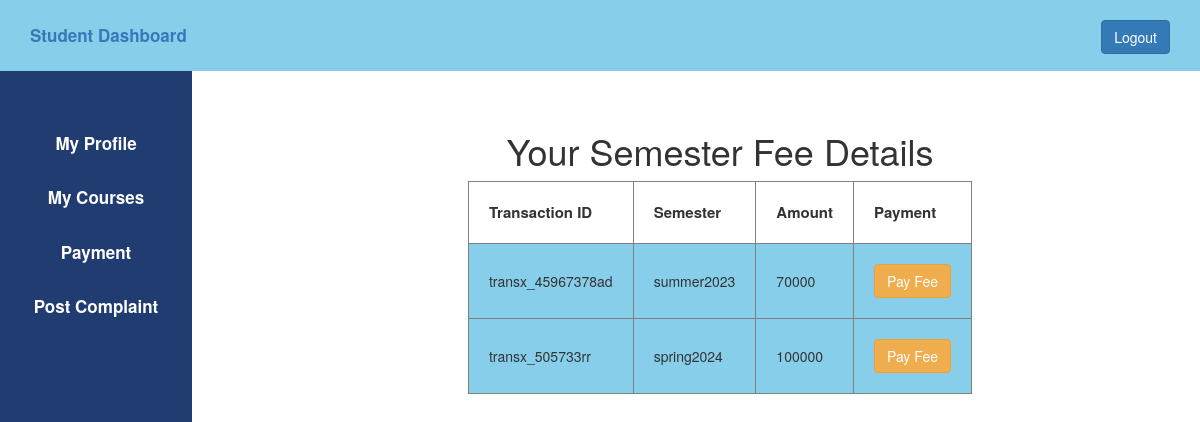
Screenshot of /xampp/htdocs/studentmanagement/student_payment.php (signed in) with the database file from the repository.
### tables this page shows
CREATE TABLE `payment` (
  `pay_id` int(11) NOT NULL,
  `transaction_id` varchar(40) DEFAULT NULL,
  `student_name` varchar(40) DEFAULT NULL,
  `semester` varchar(30) DEFAULT NULL,
  `amount` double DEFAULT NULL,
  `pay_update` varchar(30) DEFAULT NULL,
  `account_info` varchar(70) DEFAULT NULL
);

### xampp/htdocs/studentmanagement/student_payment.php (the view, shortened to what this page needs)
<?php
    $host="localhost";
    $user="root";
    $password="";
    $db="studentmanagement";
    $data=mysqli_connect($host,$user,$password,$db);
    $user_name=$_SESSION['username'];
    $sql="SELECT * FROM payment WHERE student_name = '$user_name'";;
    $result=mysqli_query($data,$sql);
?>
<!DOCTYPE html>
<html>
<head>
    <?php
	include 'student_css.php'
	?>
</head>
<body>
	<?php
	include 'student_sidebar.php'
	?>
    <div class="content">
        <center>
		<h1>Your Semester Fee Details</h1>
        <table border="1px">
            <tr>
                <th style="padding: 20px; font-size: 15px;">Transaction ID</th>
                <th style="padding: 20px; font-size: 15px;">Semester</th>
                <th style="padding: 20px; font-size: 15px;">Amount</th>
                <th style="padding: 20px; font-size: 15px;">Payment</th>
            </tr>
            <?php
            while($info= $result->fetch_assoc())
            {
            ?>
            <tr>
                <td style="padding: 20px; background-color:skyblue;">
                    <?php echo "{$info['transaction_id']}"; ?>
                </td>
                <td style="padding: 20px; background-color:skyblue;">
                    <?php echo "{$info['semester']}"; ?>
                </td>
                <td style="padding: 20px; background-color:skyblue;">
                    <?php echo "{$info['amount']}"; ?>
                </td>
                <td style="padding: 20px; background-color:skyblue;">
                    <?php echo "<a class='btn btn-warning' href='pay_fee.php?ac_name={$info['student_name']}'>Pay Fee</a>"; ?>
                </td>
            </tr>
            <?php
            }
            ?>
        </table>
        </center>
    </div>
</body>
</html>

### xampp/htdocs/studentmanagement/admin.css (style rules this page uses)
* { margin: 0px; padding: 0px; }
a,a:hover { font-weight: bold; font-size: 17px; text-decoration: none; }
.content { margin-left: 20%; margin-top: 5%; }

### rows the page displays
payment: transaction "transx_45967378ad", semester "summer2023", amount "70000"
payment: transaction "transx_505733rr", semester "spring2024", amount "100000"
